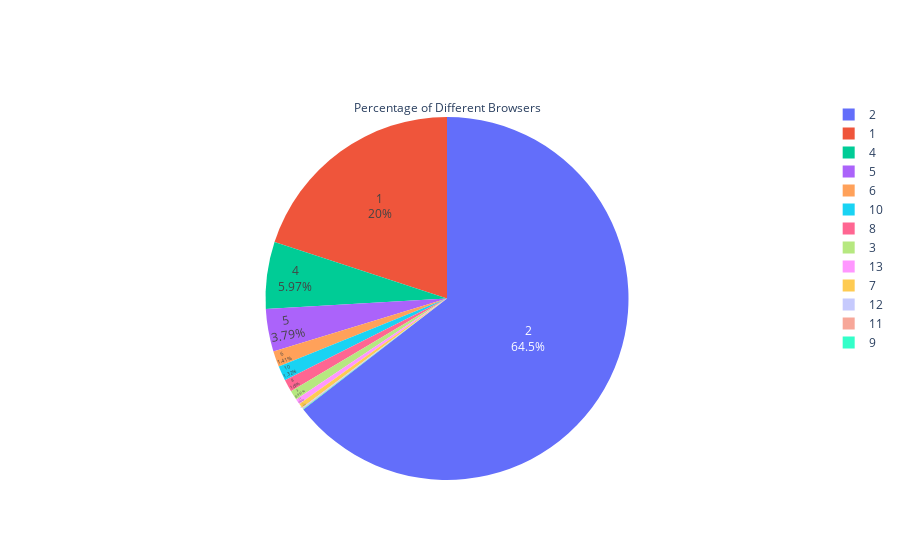

This figure's notebook cell:
### Code cell
b1=[2,1,4,5,6,10,8,3,13,7,12,11,9]
b2=[7961,2462,736,467,174,163,135,105,61,49,10,6,6,1]
import plotly.express as px
fig=go.Figure(data=[go.Pie(labels=b1,values=b2,title='Percentage of Different Browsers' )])
fig.update_traces(textposition='inside',textinfo='percent+label')
fig.show()

### Figure 1 — Plotly figure (JSON) as saved in the notebook; plotly's stock layout.template omitted (floating-point values rounded to 4 significant figures)
{"data": [{"labels": [2, 1, 4, 5, 6, 10, 8, 3, 13, 7, 12, 11, 9], "textinfo": "percent+label", "textposition": "inside", "title": {"text": "Percentage of Different Browsers"}, "type": "pie", "values": [7961, 2462, 736, 467, 174, 163, 135, 105, 61, 49, 10, 6, 6, 1]}], "layout": {}}
